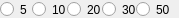
<?xml version="1.0" encoding="UTF-8"?>
<ui version="4.0">
 <class>paginationwidget</class>
 <widget class="QWidget" name="paginationwidget">
  <property name="geometry">
   <rect>
    <x>0</x>
    <y>0</y>
    <width>179</width>
    <height>18</height>
   </rect>
  </property>
  <property name="windowTitle">
   <string>Form</string>
  </property>
  <widget class="QWidget" name="gridLayoutWidget">
   <property name="geometry">
    <rect>
     <x>0</x>
     <y>0</y>
     <width>171</width>
     <height>19</height>
    </rect>
   </property>
   <layout class="QGridLayout" name="gridLayout">
    <property name="spacing">
     <number>0</number>
    </property>
    <item row="0" column="0">
     <widget class="QRadioButton" name="radioButton_page5">
      <property name="sizePolicy">
       <sizepolicy hsizetype="Minimum" vsizetype="Minimum">
        <horstretch>0</horstretch>
        <verstretch>0</verstretch>
       </sizepolicy>
      </property>
      <property name="maximumSize">
       <size>
        <width>45</width>
        <height>16777215</height>
       </size>
      </property>
      <property name="text">
       <string>5</string>
      </property>
     </widget>
    </item>
    <item row="0" column="3">
     <widget class="QRadioButton" name="radioButton_page30">
      <property name="maximumSize">
       <size>
        <width>45</width>
        <height>16777215</height>
       </size>
      </property>
      <property name="text">
       <string>30</string>
      </property>
     </widget>
    </item>
    <item row="0" column="4">
     <widget class="QRadioButton" name="radioButton_page50">
      <property name="maximumSize">
       <size>
        <width>45</width>
        <height>16777215</height>
       </size>
      </property>
      <property name="text">
       <string>50</string>
      </property>
     </widget>
    </item>
    <item row="0" column="2">
     <widget class="QRadioButton" name="radioButton_page20">
      <property name="maximumSize">
       <size>
        <width>45</width>
        <height>16777215</height>
       </size>
      </property>
      <property name="text">
       <string>20</string>
      </property>
     </widget>
    </item>
    <item row="0" column="1">
     <widget class="QRadioButton" name="radioButton_page10">
      <property name="maximumSize">
       <size>
        <width>45</width>
        <height>16777215</height>
       </size>
      </property>
      <property name="text">
       <string>10</string>
      </property>
     </widget>
    </item>
   </layout>
  </widget>
 </widget>
 <resources/>
 <connections/>
</ui>
